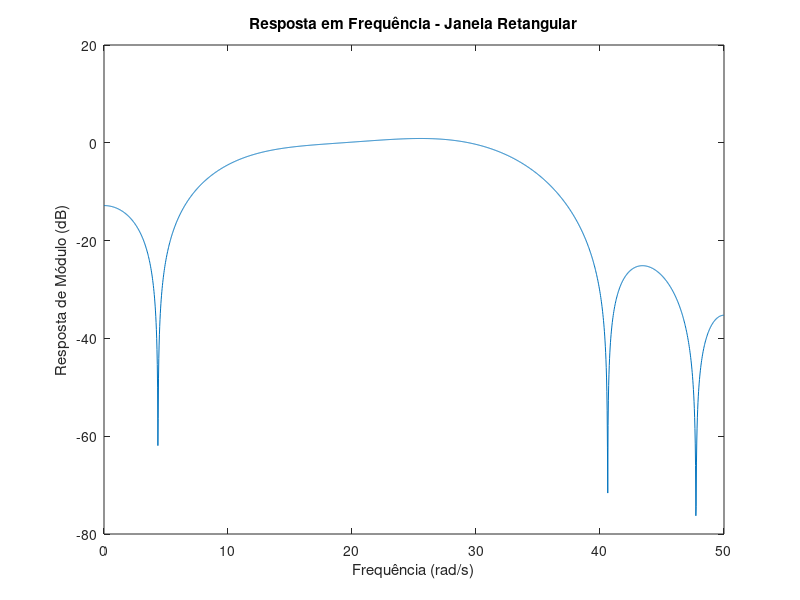
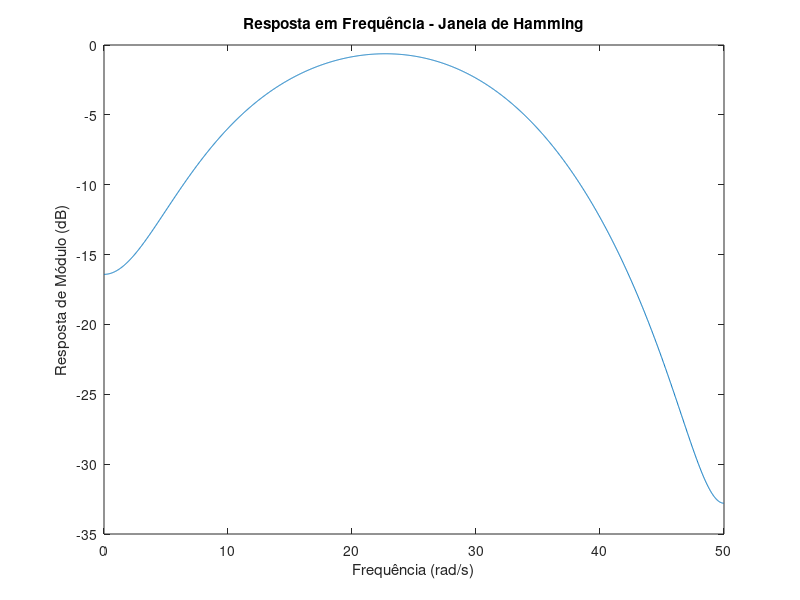
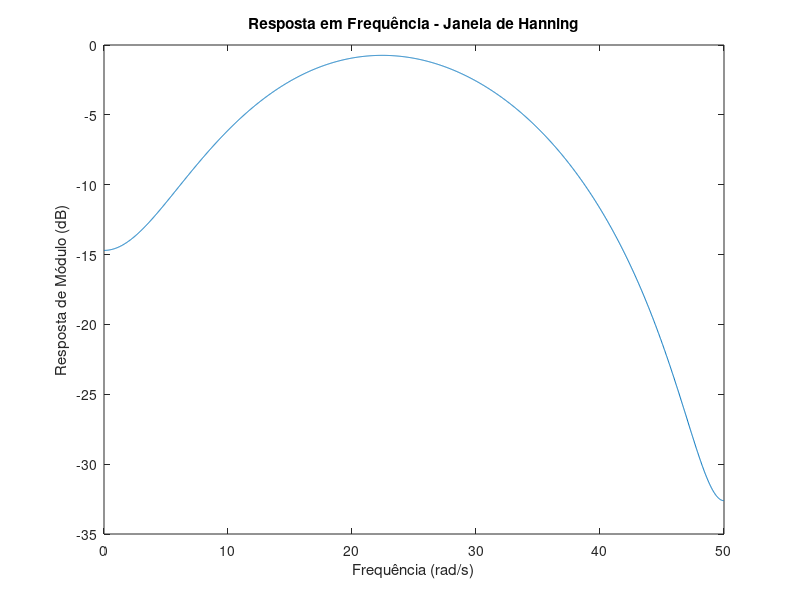
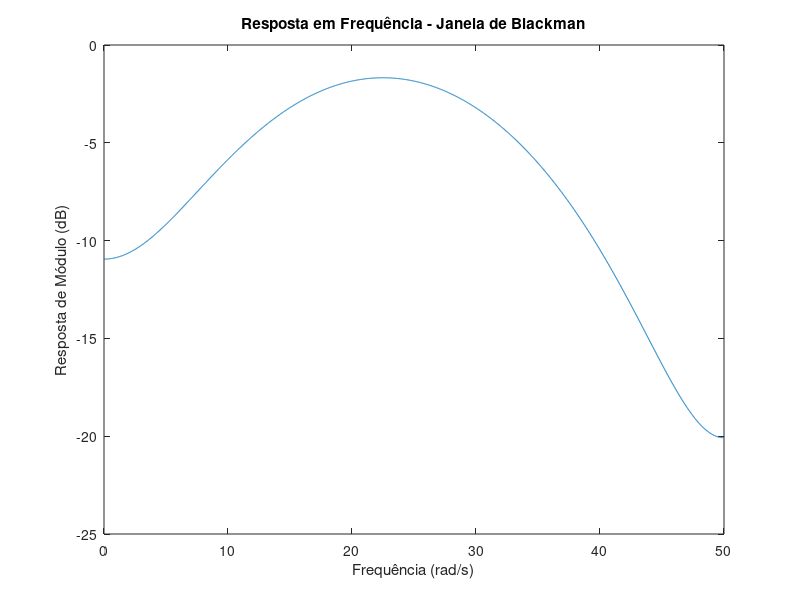

Write the MATLAB code that produced these figures, in order.
% 1.Projete um filtro passa-faixa usando a janela de Hamming, a janela de Hanning e janela de 
% Blackman que satisfaça a especificação a seguir.
% • M = 10, 100, 1000
% • Ωc1 = 10 rad/s
% • Ωc2 = 35 rad/s
% • Ωs = 100 rad/s

clear all; close all; clc;

% com M = 10, ou 100, ou 1000
M = 10;
Omega_c1 = 10;
Omega_c2 = 35;
Omega_s = 100;
wc1 = Omega_c1*2*pi/Omega_s; wc2 = Omega_c2*2*pi/Omega_s;
n = 1:M/2;
h0 = (wc2 - wc1)/pi;
haux = (sin(wc2.*n) - sin(wc1.*n))./(pi.*n);
h_ideal = [fliplr(haux) h0 haux];
h_ret=h_ideal;
[H_ret,w]=freqz(h_ret,1,2048,Omega_s);
figure(1)
plot(w,20*log10(abs(H_ret)))
% axis([0 Omega_s/2 -90 10])

ylabel('Resposta de Módulo (dB)');
xlabel('Frequência (rad/s)');
title('Resposta em Frequência - Janela Retangular');

h_aux=hamming(M+1);
h_ham=h_ideal.*h_aux';
[H_ham,w]=freqz(h_ham,1,2048,Omega_s);
figure(2)
plot(w,20*log10(abs(H_ham)))
% axis([0 Omega_s/2 -90 10])
ylabel('Resposta de Módulo (dB)');
xlabel('Frequência (rad/s)');
title('Resposta em Frequência - Janela de Hamming');

h_aux=hanning(M+1);
h_han=h_ideal.*h_aux';
[H_han,w]=freqz(h_han,1,2048,Omega_s);
figure(3)
plot(w,20*log10(abs(H_han)))
% axis([0 Omega_s/2 -150 10])
ylabel('Resposta de Módulo (dB)');
xlabel('Frequência (rad/s)');
title('Resposta em Frequência - Janela de Hanning')

h_aux=blackman(M+1);
h_black=h_ideal.*h_aux';
[H_black,w]=freqz(h_black,1,2048,Omega_s);
figure(4)
plot(w,20*log10(abs(H_black)))
% axis([0 Omega_s/2 -150 10])
ylabel('Resposta de Módulo (dB)');
xlabel('Frequência (rad/s)');
title('Resposta em Frequência - Janela de Blackman')

